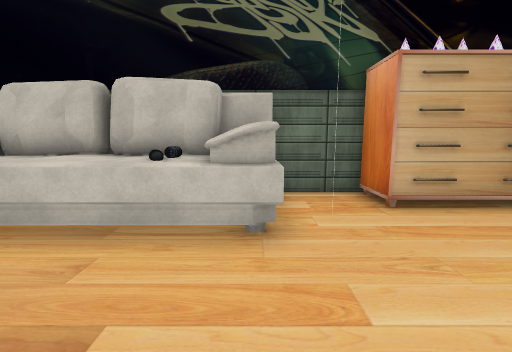
view 1 (above)

21 first-person views from a walk through a Unity game level. The camera is 1.5 m above the floor, tilts 8° down and sees 90° across. The floor is counted in squares, 1 m on a side. Each view is taken from the middle of a square. On the plan, view 1 faces up. The plan holds only what a view shows up to about 13 squares ahead; the rest is blank. The place goes on beyond the plan. The player character is not drawn. Some surface patterns are stand-ins.

view 2
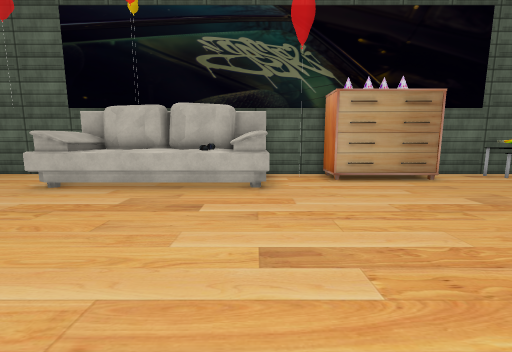

view 3
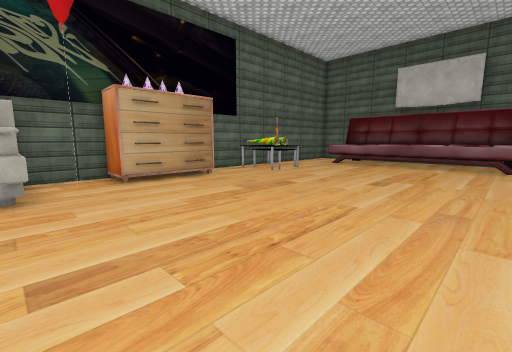

view 4
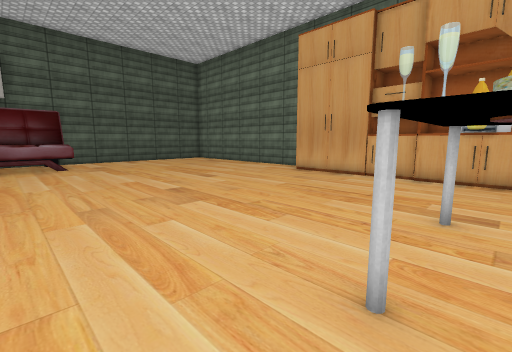

view 5
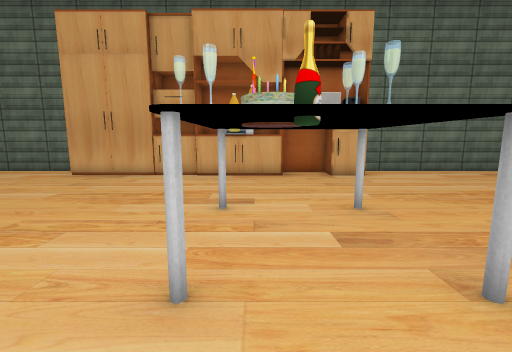

view 6
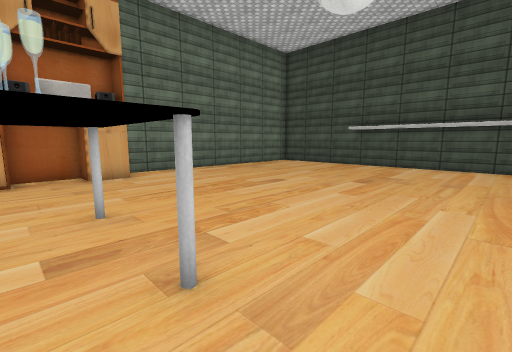

view 7
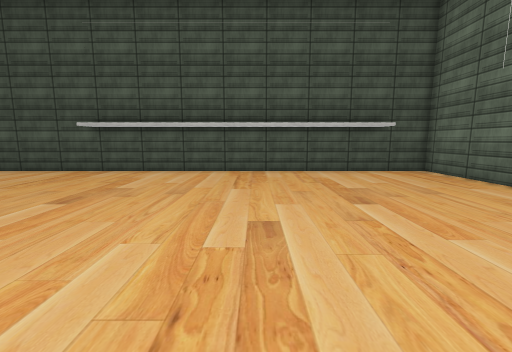

view 8
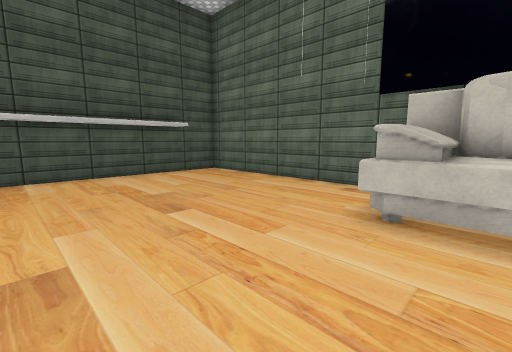

view 9
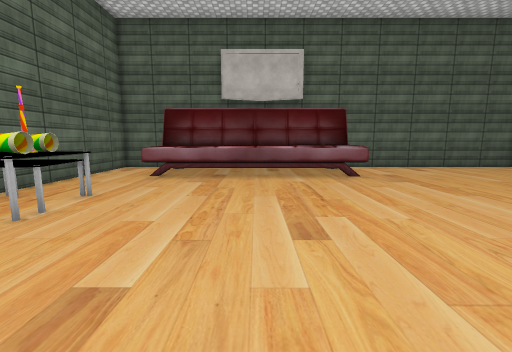

view 10
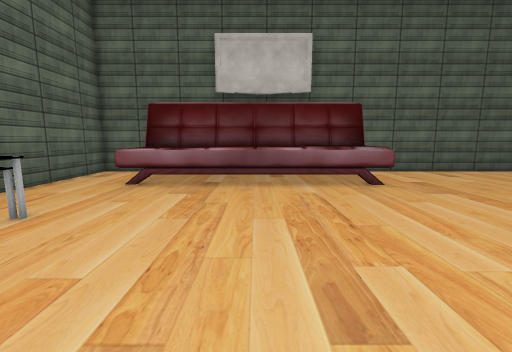

view 11
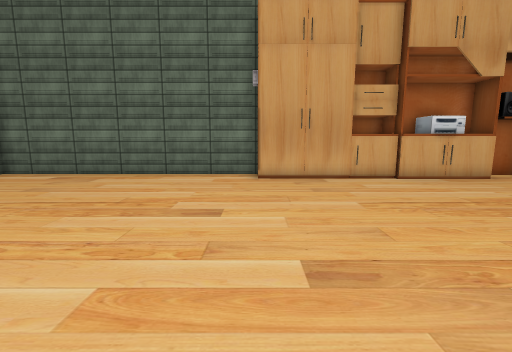

view 12
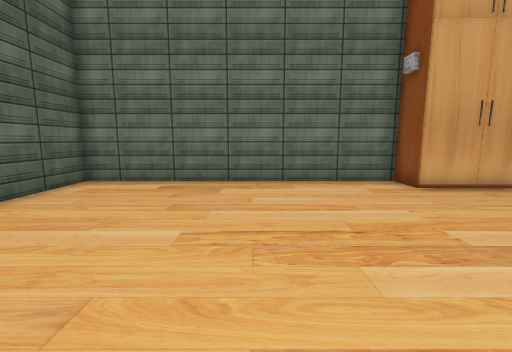

view 13
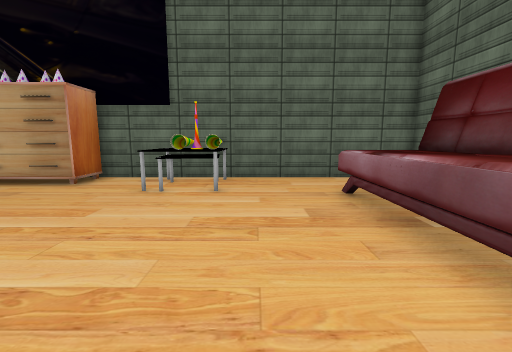

view 14
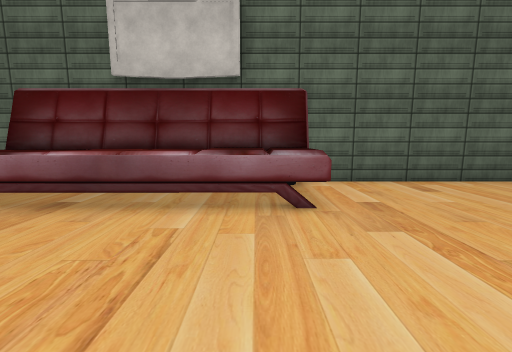

view 15
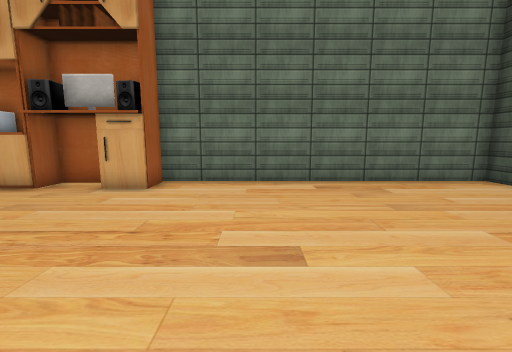

view 16
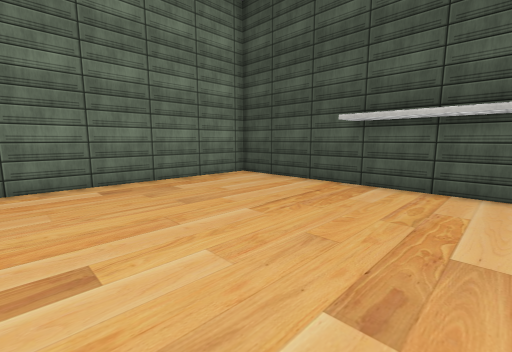

view 17
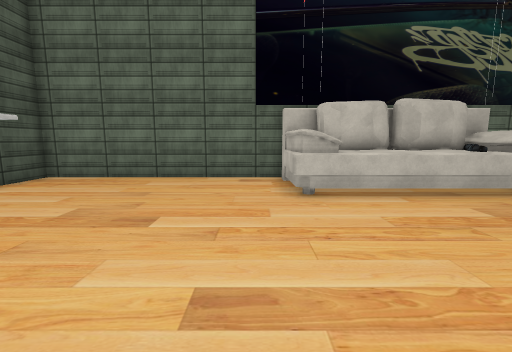

view 18
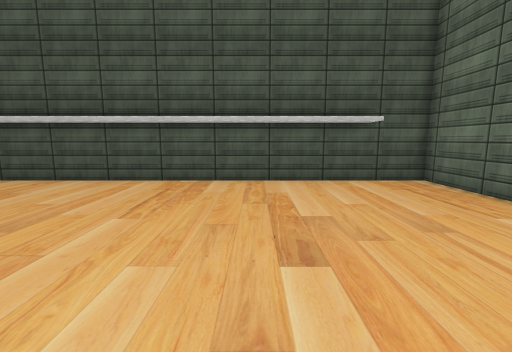

view 19
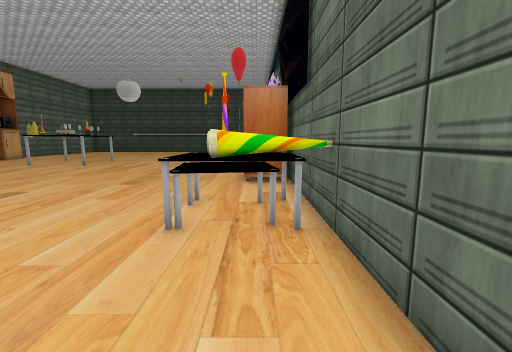

view 20
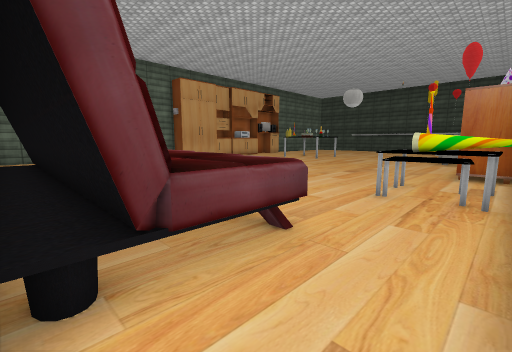

view 21
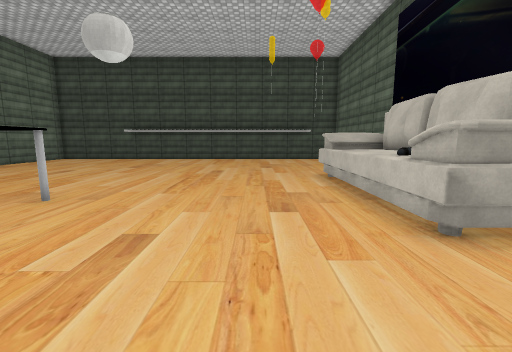

### Floor plan
Points are (right, up) in squares from view 1. A wall is a line through its corners. A room is listed if a view was taken in it or the views show most of it. See-through windows are left out.
Room 1 (views 1, 2, 3, 4, 5, 6, 7, 8, 9, 10, 11, 12, 13, 14, 15, 16, 17, 18, 19, 20, 21)
walls: (-1.2, -13.5) (-1.2, -12.9); (3.1, 7.3) (0.6, 7.3); (8.8, -14.4) (19.3, -14.4) (19.3, -4.9); (9.4, 7.3) (6.6, 7.3); (-7.8, 7.3) (-16.5, 7.3) (-16.5, -14.4) (-4.8, -14.4); (15.5, -4.6) (15.5, 4.7); (15.6, -4.6) (15.6, -2.8); (17.9, -4.6) (17.8, 4.6) (18.1, 4.8); (15.6, 4.7) (19.1, 4.7); (18.3, 4.8) (18.3, -1.5); (18.5, 4.8) (18.5, -4.6); (19.3, 5.1) (19.3, 7.3) (11.8, 7.3)
low walls: (15.6, -2.6) (15.6, -1.2); (15.6, 3.5) (15.6, 4.7); (15.7, 4.2) (15.7, 3.7)
objects: other object (-7, 4) to (0, 7); other object (-4, -14) to (-1, -13); table (-2, -4); other object (-2, 4); other object (-2, 5) to (-1, 5); other object (0, -14) to (2, -13); table (1, -8); table (1, -4); other object (2, 5); other object (3, -14) to (4, -13); other object (3, 6) to (7, 7); other object (5, -14) to (8, -13); table (10, 5) to (12, 6); table (10, 7) to (11, 7)

Where each view was taken, in squares from view 1:
view 1: 0 up, 0 right, facing up
view 2: 4 down, 0 right, facing up
view 3: 4 down, 0 right, facing up-right
view 4: 2 down, 0 right, facing down-right
view 5: 2 down, 0 right, facing down
view 6: 2 down, 1 left, facing down-left
view 7: 1 down, 4 left, facing left
view 8: 1 down, 5 left, facing up-left
view 9: 0 up, 5 right, facing right
view 10: 0 up, 7 right, facing right
view 11: 3 down, 8 right, facing down
view 12: 5 down, 13 right, facing down
view 13: 3 down, 13 right, facing up
view 14: 3 down, 10 right, facing right
view 15: 5 down, 8 left, facing down
view 16: 5 down, 8 left, facing down-left
view 17: 3 down, 8 left, facing up
view 18: 1 up, 7 left, facing left
view 19: 6 up, 16 right, facing left
view 20: 7 up, 19 right, facing down-left
view 21: 1 up, 4 right, facing left
